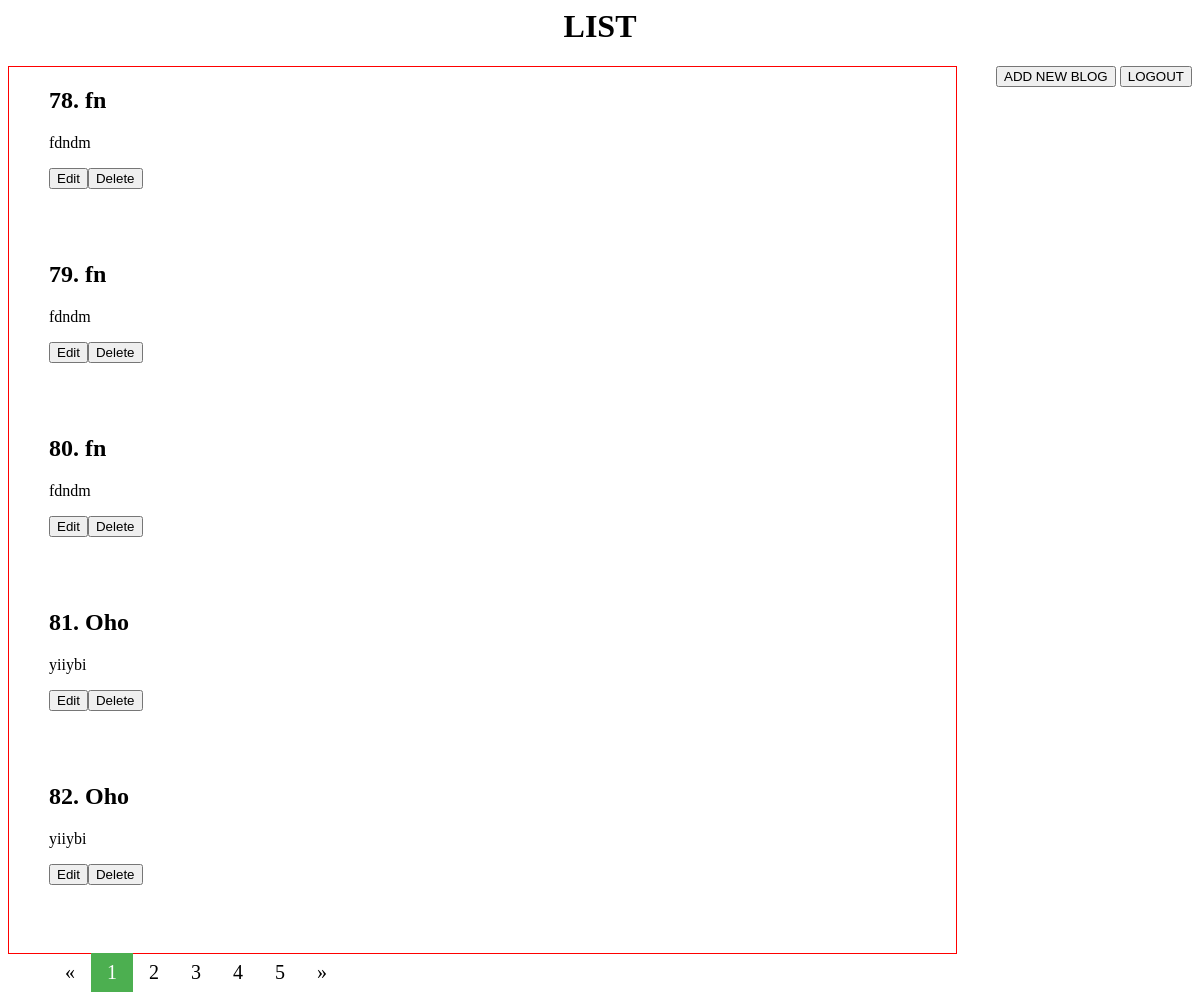
Screenshot of /list4.php with the database file from the repository.
### tables this page shows
CREATE TABLE `blog` (
  `user_id` int(11) DEFAULT NULL,
  `blog_id` int(11) NOT NULL AUTO_INCREMENT,
  `title` varchar(255) DEFAULT NULL,
  `description` varchar(255) DEFAULT NULL,
  PRIMARY KEY (`blog_id`),
  KEY `user_id` (`user_id`),
  CONSTRAINT `blog_ibfk_1` FOREIGN KEY (`user_id`) REFERENCES `logins` (`user_id`)
);

### list4.php (the view, shortened to what this page needs)
<?php
$conn=mysql_connect('localhost','ekta','ekta');
$qrys = "SELECT blog_id,title,description FROM blog LIMIT 10 OFFSET 30";
$result=mysql_query($qrys,$conn);
$num=mysql_num_rows($result);
?>
<html>
<head>
</head>
<body>
<h1 align="center">LIST </h1>
<div class="ryt">
    <a href="addblog.php"><button class="btn" type="button">ADD NEW BLOG</button></a>
    <a href="login.php" ><button class="btn" type="button">LOGOUT</button></a>
</div>
<div class="content-div">
    <?php
    for($i=1;$i<=$num;$i++) {
        $row = mysql_fetch_array($result);
        ?>
        <ul style="text-decoration: none;list-style: none"><h2><li><?php echo $row['blog_id']; ?>. <?php echo $row['title']; ?></h2>
            <p><?php echo $row['description']; ?></p><button>Edit</button><button>Delete</button></li></ul><br></br>
        <?php
    }
    ?>
    <div >
        <ul class="pagination">
            <a href="list.php">&laquo;</a>
            <a class="active" href="list.php">1</a>
            <a href="list2.php">2</a>
            <a href="list3.php">3</a>
            <a href="list4.php">4</a>
            <a href="list5.php">5</a>
            <a href="list5.php">&raquo;</a>
        </ul>
    </div>
</div>
</body>
</html>

### list4.php (style rules this page uses)
.ryt { float: right; display: block; }
ul>a { color: black; float: left; padding: 8px 16px; text-decoration: none; font-size: 20px; }
.pagination a.active { background-color: #4CAF50; color: white; }
.content-div { width: 80%; border:1px solid red; }

### rows the page displays
blog: blog_id "78", title "fn", description "fdndm"
blog: blog_id "79", title "fn", description "fdndm"
blog: blog_id "80", title "fn", description "fdndm"
blog: blog_id "81", title "Oho", description "yiiybi"
blog: blog_id "82", title "Oho", description "yiiybi"
